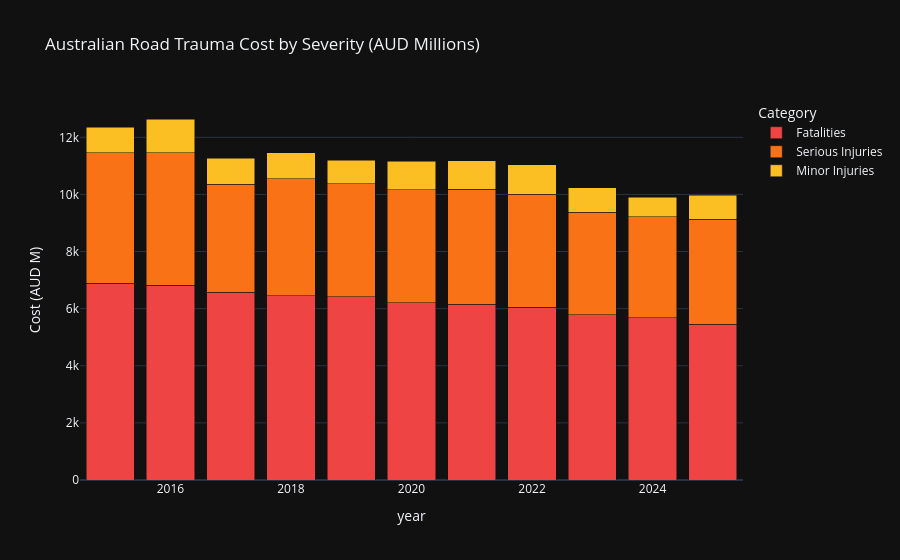

Notebook code for this chart:
### Code cell
annual_cost = breakdown.groupby('year')[['cost_fatalities_m','cost_serious_m','cost_minor_m']].sum().reset_index()
annual_cost_long = annual_cost.melt(id_vars='year', var_name='Category', value_name='Cost (AUD M)')
label_map = {'cost_fatalities_m':'Fatalities','cost_serious_m':'Serious Injuries','cost_minor_m':'Minor Injuries'}
annual_cost_long['Category'] = annual_cost_long['Category'].map(label_map)

fig = px.bar(annual_cost_long, x='year', y='Cost (AUD M)', color='Category',
             color_discrete_map={'Fatalities':'#ef4444','Serious Injuries':'#f97316','Minor Injuries':'#fbbf24'},
             title='Australian Road Trauma Cost by Severity (AUD Millions)', barmode='stack', template='plotly_dark')
fig.show()

### Figure 1 — Plotly figure (JSON) as saved in the notebook; plotly's stock layout.template omitted (floating-point values rounded to 4 significant figures)
{"data": [{"alignmentgroup": "True", "hovertemplate": "Category=Fatalities<br>year=%{x}<br>Cost (AUD M)=%{y}<extra></extra>", "legendgroup": "Fatalities", "marker": {"color": "#ef4444", "pattern": {"shape": ""}}, "name": "Fatalities", "offsetgroup": "Fatalities", "orientation": "v", "showlegend": true, "textposition": "auto", "type": "bar", "x": [2015, 2016, 2017, 2018, 2019, 2020, 2021, 2022, 2023, 2024, 2025], "xaxis": "x", "y": [6897.0, 6811.0, 6579.0, 6459.0, 6416.0, 6209.0, 6158.0, 6054.0, 5779.0, 5676, 5452.0], "yaxis": "y"}, {"alignmentgroup": "True", "hovertemplate": "Category=Serious Injuries<br>year=%{x}<br>Cost (AUD M)=%{y}<extra></extra>", "legendgroup": "Serious Injuries", "marker": {"color": "#f97316", "pattern": {"shape": ""}}, "name": "Serious Injuries", "offsetgroup": "Serious Injuries", "orientation": "v", "showlegend": true, "textposition": "auto", "type": "bar", "x": [2015, 2016, 2017, 2018, 2019, 2020, 2021, 2022, 2023, 2024, 2025], "xaxis": "x", "y": [4571.0, 4649.0, 3780.0, 4090.0, 3952.0, 3959.0, 4025.0, 3947.0, 3590.0, 3539.0, 3676.0], "yaxis": "y"}, {"alignmentgroup": "True", "hovertemplate": "Category=Minor Injuries<br>year=%{x}<br>Cost (AUD M)=%{y}<extra></extra>", "legendgroup": "Minor Injuries", "marker": {"color": "#fbbf24", "pattern": {"shape": ""}}, "name": "Minor Injuries", "offsetgroup": "Minor Injuries", "orientation": "v", "showlegend": true, "textposition": "auto", "type": "bar", "x": [2015, 2016, 2017, 2018, 2019, 2020, 2021, 2022, 2023, 2024, 2025], "xaxis": "x", "y": [887.2, 1181.0, 903.3, 912.3, 822.2, 999.2, 1001.0, 1035.0, 859.6, 679.8, 835.5], "yaxis": "y"}], "layout": {"barmode": "stack", "legend": {"title": {"text": "Category"}, "tracegroupgap": 0}, "title": {"text": "Australian Road Trauma Cost by Severity (AUD Millions)"}, "xaxis": {"anchor": "y", "domain": [0, 1], "title": {"text": "year"}}, "yaxis": {"anchor": "x", "domain": [0, 1], "title": {"text": "Cost (AUD M)"}}}}
